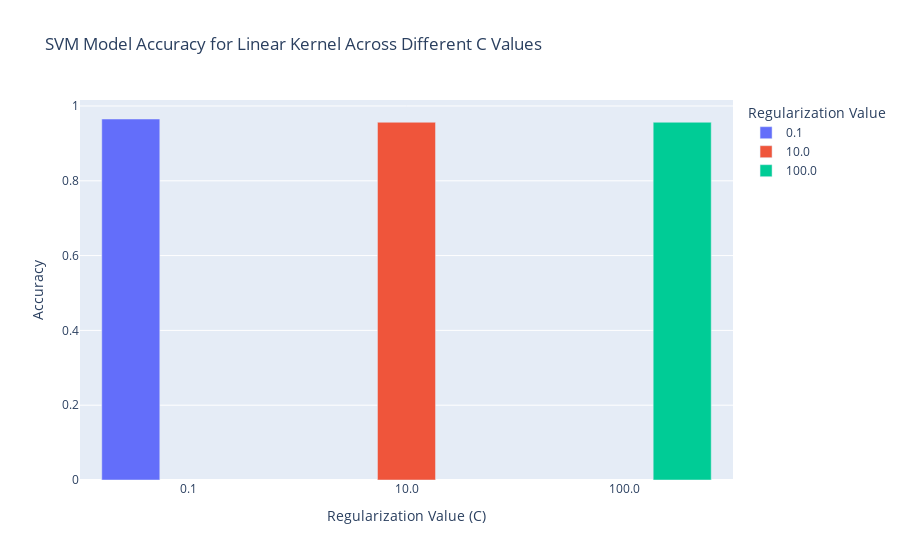

The cell this chart's notebook holds for it:
### Code cell
fig_linear.show()

### Figure 1 — Plotly figure (JSON) as saved in the notebook; plotly's stock layout.template omitted (floating-point values rounded to 4 significant figures)
{"data": [{"alignmentgroup": "True", "hovertemplate": "Regularization Value=%{x}<br>Model Accuracy=%{y}<extra></extra>", "legendgroup": "0.1", "marker": {"color": "#636efa", "pattern": {"shape": ""}}, "name": "0.1", "offsetgroup": "0.1", "orientation": "v", "showlegend": true, "textposition": "auto", "type": "bar", "x": ["0.1"], "xaxis": "x", "y": [0.9652], "yaxis": "y"}, {"alignmentgroup": "True", "hovertemplate": "Regularization Value=%{x}<br>Model Accuracy=%{y}<extra></extra>", "legendgroup": "10.0", "marker": {"color": "#EF553B", "pattern": {"shape": ""}}, "name": "10.0", "offsetgroup": "10.0", "orientation": "v", "showlegend": true, "textposition": "auto", "type": "bar", "x": ["10.0"], "xaxis": "x", "y": [0.9565], "yaxis": "y"}, {"alignmentgroup": "True", "hovertemplate": "Regularization Value=%{x}<br>Model Accuracy=%{y}<extra></extra>", "legendgroup": "100.0", "marker": {"color": "#00cc96", "pattern": {"shape": ""}}, "name": "100.0", "offsetgroup": "100.0", "orientation": "v", "showlegend": true, "textposition": "auto", "type": "bar", "x": ["100.0"], "xaxis": "x", "y": [0.9565], "yaxis": "y"}], "layout": {"autosize": true, "barmode": "group", "legend": {"title": {"text": "Regularization Value"}, "tracegroupgap": 0}, "title": {"text": "SVM Model Accuracy for Linear Kernel Across Different C Values"}, "xaxis": {"anchor": "y", "autorange": true, "categoryarray": ["0.1", "10.0", "100.0"], "categoryorder": "array", "domain": [0, 1], "range": [-0.5, 2.5], "title": {"text": "Regularization Value (C)"}, "type": "category"}, "yaxis": {"anchor": "x", "autorange": true, "domain": [0, 1], "range": [0, 1.016], "title": {"text": "Accuracy"}, "type": "linear"}}}
